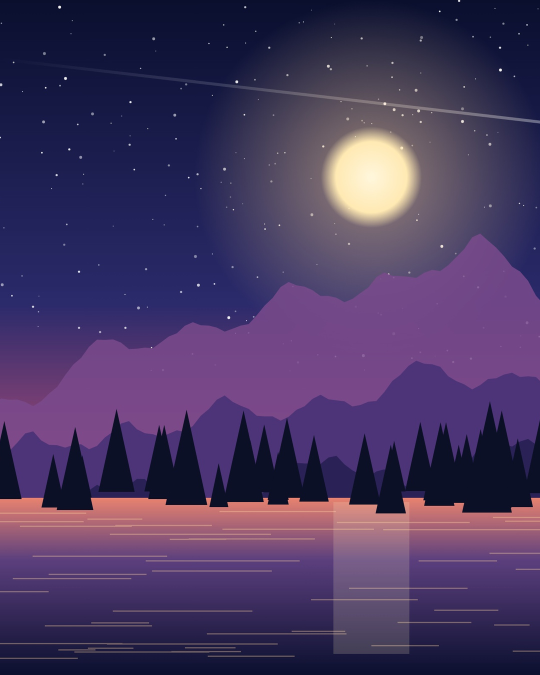
#> input picture examples/panorama-instagram/01.jpg, 1080 x 1350 px (shown at 1/2 size)
$ python split.py ../../../examples/panorama-instagram/01.jpg --outdir out --layout x2
#> lines starting #> are read from the running program, lines starting #| are printed output that depends on the picture; after the words box and inside, x2 and y2 are one past the last pixel; in counts of white or black regions, pixels touching at a corner belong together
#!/usr/bin/env python3
"""split-for-x helper: split one image into panels that line up in an X
(Twitter) multi-image post or an Instagram carousel.

Claude chooses layout / panel count / framing after looking at the image; this
script only executes the choices and draws previews (seams.jpg, mockup.jpg).
Python 3 + Pillow + numpy, no network.
"""
import argparse
import math
import os
import re
import sys

import numpy as np
from PIL import Image, ImageDraw, ImageFilter, ImageFont, ImageOps

# ----------------------------------------------------------------------------
# Measured platform geometry (X desktop web, Nov 2026).  Edit here.
# ----------------------------------------------------------------------------
X2_COLUMN_PX = 516            # media column width
X2_GAP_PX = 6                 # gap between the two tiles
X2_TILE_PX = (X2_COLUMN_PX - X2_GAP_PX) / 2     # 255 for two equal panels
X2_ASPECT_RANGE = (0.6, 1.2)  # panel aspect (w/h) that X does not crop

CAR_TILE_PX = 305.8           # tile width when all panels share one aspect
CAR_GAP_PX = 6
CAR_VISIBLE_PX = 533          # visible part of the lane
CAR_MAX_ASPECT = 1.1          # wider tiles get cropped by X (to 412 px)
CAR_MAX_PANELS = 10
CAR_DEFAULT_ASPECT = 3 / 4

IG_W = 1080                   # px; panels are 1080x1350 (4:5) or 1080x1080
IG_ASPECTS = (4 / 5, 1.0)
IG_DEFAULT_ASPECT = 4 / 5
IG_MAX_PANELS = 20

# Output resolution policy
DEFAULT_MAX_SIDE = 4096       # cap on a panel's long side
MIN_LONG_SIDE = 1080          # below this (native), upscale a little
MAX_UPSCALE = 1.5             # ... but never more than this (X layouts)
JPEG_QUALITY = 95

# Previews
SEAMS_MAX_W = 1600
MOCK_W = 1200                 # mockup width in px
MOCK_SCALE = 2                # CSS px -> mockup px
MOCK_CORNER = 16              # CSS px, media group outer corners
MOCK_PAD = 16                 # card left padding (CSS px)
MOCK_AVATAR = 40
MOCK_AVATAR_GAP = 12
MOCK_COL_LEFT = MOCK_PAD + MOCK_AVATAR + MOCK_AVATAR_GAP    # 68
MOCK_HEADER_H = 60            # CSS px above the media
MOCK_BG = (0, 0, 0)
MOCK_GREY = (51, 54, 57)
MOCK_LABEL = (113, 118, 123)
MAGENTA = (255, 0, 255)

# Seam-vs-focus warning radius, as a fraction of panel width
FOCUS_SEAM_WARN = 0.12


# ----------------------------------------------------------------------------
# Small helpers
# ----------------------------------------------------------------------------
def S(v, scale=MOCK_SCALE):
    return int(round(v * scale))


def get_font(size):
    for name in ("DejaVuSans-Bold.ttf", "DejaVuSans.ttf", "Arial.ttf"):
        try:
            return ImageFont.truetype(name, size)
        except Exception:
            pass
    try:
        return ImageFont.load_default(size=size)
    except TypeError:
        return ImageFont.load_default()


# [20 lines left out: functions parse_aspect, parse_focus, not called in this run]


def parse_bg(s):
    if s in ("auto", "blur", "mirror"):
        return s
    if re.fullmatch(r"#?[0-9a-fA-F]{6}", s):
        return "#" + s.lstrip("#")
    if re.fullmatch(r"#?[0-9a-fA-F]{3}", s):
        h = s.lstrip("#")
        return "#" + "".join(c * 2 for c in h)
    raise argparse.ArgumentTypeError("bg must be auto|blur|mirror|#hex")


def hex_to_rgb(h):
    h = h.lstrip("#")
    return tuple(int(h[i:i + 2], 16) for i in (0, 2, 4))


def load_image(path):
    im = Image.open(path)
#> im is the input picture: PIL image 1080x1350 RGB; mean R, G, B 71.9, 55.3, 96.5
    im = ImageOps.exif_transpose(im)
    if im.mode in ("RGBA", "LA") or (im.mode == "P" and "transparency" in im.info):
        im = im.convert("RGBA")
        base = Image.new("RGB", im.size, (255, 255, 255))
        base.paste(im, mask=im.getchannel("A"))
        return base
    if im.mode in ("I;16", "I"):
        arr = np.asarray(im).astype(np.float32)
        arr = arr / max(arr.max(), 1) * 255
        im = Image.fromarray(arr.astype(np.uint8))
    return im.convert("RGB")


# ----------------------------------------------------------------------------
# Background fills for --fit contain
# ----------------------------------------------------------------------------
# [54 lines left out: functions border_color, small_blur, make_background, not called in this run]


# ----------------------------------------------------------------------------
# Previews
# ----------------------------------------------------------------------------
def draw_seams_preview(path, base, k, used, panels_x, pw, ph, mscale, focus_pt,
                       img_rect):
    """base: image to show; k: base->preview scale; used: (x0,y0,x1,y1) in base px
    of the used area; panels_x: left x of each panel in canvas px; mscale:
    preview px per canvas px; origin of canvas = used[0:2] * k."""
    pv = base.resize((max(1, round(base.width * k)), max(1, round(base.height * k))),
                     Image.LANCZOS).convert("RGBA")
    ux0, uy0, ux1, uy1 = [v * k for v in used]
    # dim everything outside the used area
    dim = Image.new("RGBA", pv.size, (0, 0, 0, 150))
    keep = Image.new("L", pv.size, 0)
    ImageDraw.Draw(keep).rectangle([round(ux0), round(uy0), round(ux1) - 1, round(uy1) - 1], fill=255)
    pv = Image.composite(pv, Image.alpha_composite(pv, dim), keep)
    ov = Image.new("RGBA", pv.size, (0, 0, 0, 0))
    d = ImageDraw.Draw(ov)
    fsz = max(14, int(0.03 * min(pv.size)))
    f = get_font(fsz)
    top, bot = uy0, uy1
    lw = 3
    for i, x in enumerate(panels_x):
        l = ux0 + x * mscale
        r = l + pw * mscale
        if i + 1 < len(panels_x):
            nl = ux0 + panels_x[i + 1] * mscale
            if nl - r > 0.5:   # dropped strip: shade + hatch
                d.rectangle([r, top, nl, bot], fill=(0, 0, 0, 175))
                step = 10
                for t in range(int(-(bot - top)), int(nl - r) + 1, step):
                    d.line([(r + t, bot), (r + t + (bot - top), top)],
                           fill=(255, 255, 255, 70), width=1)
    for i, x in enumerate(panels_x):
        l = ux0 + x * mscale
        r = l + pw * mscale
        for xx in (l, r):
            d.line([(xx, top), (xx, bot)], fill=MAGENTA + (255,), width=lw)
        d.text((l + 8, top + 6), str(i + 1), font=f, fill=(255, 255, 255, 255),
               stroke_width=2, stroke_fill=(0, 0, 0, 255))
    d.rectangle([ux0, uy0, ux1 - 1, uy1 - 1], outline=(255, 220, 0, 255), width=2)
    if img_rect is not None:
        x0, y0, x1, y1 = [v * mscale for v in img_rect]
        d.rectangle([ux0 + x0, uy0 + y0, ux0 + x1 - 1, uy0 + y1 - 1],
                    outline=(0, 255, 255, 255), width=1)
    if focus_pt is not None:
        fx, fy = ux0 + focus_pt[0] * mscale, uy0 + focus_pt[1] * mscale
        rr = max(6, fsz // 2)
        d.ellipse([fx - rr, fy - rr, fx + rr, fy + rr], outline=(0, 255, 0, 255), width=2)
        d.line([(fx - rr - 4, fy), (fx + rr + 4, fy)], fill=(0, 255, 0, 255), width=2)
        d.line([(fx, fy - rr - 4), (fx, fy + rr + 4)], fill=(0, 255, 0, 255), width=2)
    out = Image.alpha_composite(pv, ov).convert("RGB")
    out.save(path, quality=90)


def rounded_mask(w, h, r, ss=4):
    m = Image.new("L", (w * ss, h * ss), 0)
    ImageDraw.Draw(m).rounded_rectangle([0, 0, w * ss - 1, h * ss - 1], radius=r * ss, fill=255)
    return m.resize((w, h), Image.LANCZOS)


ACCOUNT = {}   # filled from --name/--handle/--avatar/--text; empty = generic skeleton header


# [32 lines left out: functions _font, _wrap, account_header_h, not called in this run]


def post_header(height_px):
    """Post header: the user's account (avatar, name, handle, text) when given, else a grey skeleton."""
    if ACCOUNT:
        return account_header(height_px)
    ss = 2
    W, H = MOCK_W * ss, height_px * ss
    im = Image.new("RGB", (W, H), MOCK_BG)
    d = ImageDraw.Draw(im)
    k = MOCK_SCALE * ss
    ax, ay = MOCK_PAD * k, 12 * k
    d.ellipse([ax, ay, ax + MOCK_AVATAR * k, ay + MOCK_AVATAR * k], fill=MOCK_GREY)
    cx = MOCK_COL_LEFT * k
    d.rounded_rectangle([cx, 15 * k, cx + 120 * k, 25 * k], radius=5 * k, fill=MOCK_GREY)
    d.rounded_rectangle([cx, 34 * k, cx + 430 * k, 44 * k], radius=5 * k, fill=(41, 44, 47))
    return im.resize((MOCK_W, height_px), Image.LANCZOS)


# [36 lines left out: function account_header, not called in this run]


def label(draw, xy, text):
    draw.text(xy, text, font=get_font(S(10.5)), fill=MOCK_LABEL)


def mockup_x2(panels, asp):
    tw, th = S(X2_TILE_PX), S(X2_TILE_PX / asp)
    gap = S(X2_GAP_PX)
    hh = S(MOCK_HEADER_H)
    H = hh + th + S(16)
    im = Image.new("RGB", (MOCK_W, H), MOCK_BG)
    im.paste(post_header(hh), (0, 0))
    grp = Image.new("RGB", (2 * tw + gap, th), MOCK_BG)
    for i, p in enumerate(panels):
        grp.paste(p.resize((tw, th), Image.LANCZOS), (i * (tw + gap), 0))
    im.paste(grp, (S(MOCK_COL_LEFT), hh), rounded_mask(grp.width, grp.height, S(MOCK_CORNER)))
    return im


# [54 lines left out: functions mockup_carousel, mockup_ig, not called in this run]


# ----------------------------------------------------------------------------
# CLI
# ----------------------------------------------------------------------------
def build_parser():
    p = argparse.ArgumentParser(
        prog="split.py",
        description="Split one image into seamless panels for an X multi-image post "
                    "or an Instagram carousel. Writes panels (01.jpg...), seams.jpg "
                    "and mockup.jpg into OUTDIR (old NN.jpg/NN.png there are removed).",
        formatter_class=argparse.RawDescriptionHelpFormatter,
        epilog="""layouts:
  x2           2 tiles side by side in X's 516 px column (6 px gap).
  x-carousel   3-10 tiles in X's swipe carousel (6 px gap, aspect <= 1.1).
  ig-carousel  2-20 panels, 1080x1350 (4:5) or 1080x1080 (1:1), no gap.
--gap auto drops 6/255 (x2) or 6/305.8 (carousel) of a panel width between panels
so lines crossing a seam line up despite X's gap; use none for the mobile app.
--fit cover crops the image to the strip aspect around --focus (0..1 point of the
source); --fit contain keeps the whole image and fills the rest with --bg.""")
    p.add_argument("image")
    p.add_argument("-o", "--outdir", required=True)
    p.add_argument("--layout", required=True, choices=["x2", "x-carousel", "ig-carousel"])
    p.add_argument("--panels", type=int, help="x2: always 2; carousels: default 3")
    p.add_argument("--aspect", type=parse_aspect,
                   help="panel aspect W:H (x2: from image, clamped .6-1.2; x-carousel 3:4; ig 4:5)")
    p.add_argument("--fit", choices=["cover", "contain"], default="cover")
    p.add_argument("--focus", type=parse_focus, default=None, help="x,y in 0..1 (default 0.5,0.5; seam-vs-focus warnings only when given)")
    p.add_argument("--bg", type=parse_bg, default="auto", help="contain fill: auto|blur|mirror|#hex")
    p.add_argument("--gap", default="auto", help="auto|none|<fraction of panel width>")
    p.add_argument("--format", choices=["jpg", "png"], default="jpg")
    p.add_argument("--max-side", type=int, default=DEFAULT_MAX_SIDE, help="max panel long side px")
    p.add_argument("--name", help="mockup: display name to show instead of the grey skeleton")
    p.add_argument("--handle", help="mockup: @handle")
    p.add_argument("--avatar", help="mockup: path to a profile picture")
    p.add_argument("--text", help="mockup: the post's text")
    return p


def main(argv=None):
    ap = build_parser()
    a = ap.parse_args(argv)
    global MOCK_HEADER_H
    if a.name or a.handle or a.avatar or a.text:
        ACCOUNT.update({k: v for k, v in (("name", a.name), ("handle", a.handle), ("avatar", a.avatar), ("text", a.text)) if v})
        MOCK_HEADER_H = account_header_h()
    warns = []
    layout = a.layout
    img = load_image(a.image)
    iw, ih = img.size
    imgA = iw / ih

    # panels
    if layout == "x2":
        if a.panels not in (None, 2):
            ap.error("x2 always has exactly 2 panels")
        N = 2
    elif layout == "x-carousel":
        N = a.panels or 3
        if not 2 <= N <= CAR_MAX_PANELS:
            ap.error(f"x-carousel supports 2..{CAR_MAX_PANELS} panels")
        if N == 2:
            warns.append("x-carousel with 2 panels: X shows 2 images as 'x2' (different geometry); use --layout x2")
    else:
        N = a.panels or 3
        if not 1 <= N <= IG_MAX_PANELS:
            ap.error(f"ig-carousel supports 1..{IG_MAX_PANELS} panels")

    # gap fraction (of panel width)
    if layout == "ig-carousel":
        gf = 0.0
        if a.gap not in ("auto", "none"):
            warns.append("ig-carousel never has a gap; --gap ignored")
    elif a.gap == "none":
        gf = 0.0
    elif a.gap == "auto":
        gf = X2_GAP_PX / X2_TILE_PX if layout == "x2" else CAR_GAP_PX / CAR_TILE_PX
    else:
        try:
            gf = float(a.gap)
        except ValueError:
            ap.error("--gap must be auto, none or a number")
        if not 0 <= gf <= 0.5:
            ap.error("--gap fraction must be within 0..0.5")

    # aspect
    if a.aspect:
        asp = a.aspect
    elif layout == "x2":
        asp = min(X2_ASPECT_RANGE[1], max(X2_ASPECT_RANGE[0], imgA / (2 + gf)))
    elif layout == "x-carousel":
        asp = CAR_DEFAULT_ASPECT
    else:
        asp = IG_DEFAULT_ASPECT
    if layout == "x2" and not X2_ASPECT_RANGE[0] <= asp <= X2_ASPECT_RANGE[1]:
        warns.append(f"panel aspect {asp:.2f} is outside {X2_ASPECT_RANGE}: X will crop the tiles")
    if layout == "x-carousel" and asp > CAR_MAX_ASPECT:
        warns.append(f"panel aspect {asp:.2f} > {CAR_MAX_ASPECT}: X crops wide carousel tiles (to 412 px wide); seams will not match the mockup")
    if layout == "ig-carousel" and not any(abs(asp - v) < 0.01 for v in IG_ASPECTS):
        warns.append("Instagram carousels expect 4:5 or 1:1 panels")

    focus_given = a.focus is not None
    fx, fy = a.focus or (0.5, 0.5)
    total_units = N + (N - 1) * gf           # strip width in panel widths
    Sasp = total_units * asp                 # strip aspect (w/h)

    # source-space frame (crop box for cover, canvas for contain)
    if a.fit == "cover":
        if imgA >= Sasp:
            bw, bh = ih * Sasp, ih
        else:
            bw, bh = iw, iw / Sasp
    else:
        if imgA >= Sasp:
            bw, bh = iw, iw / Sasp
        else:
            bw, bh = ih * Sasp, ih
    nat_pw = bw / total_units
    nat_ph = nat_pw / asp
    long_nat = max(nat_pw, nat_ph)

    if layout == "ig-carousel":
        pw = IG_W
        scale = pw / nat_pw
    else:
        scale = 1.0
        if long_nat > a.max_side:
            scale = a.max_side / long_nat
        elif long_nat < MIN_LONG_SIDE:
            scale = min(MAX_UPSCALE, MIN_LONG_SIDE / long_nat)
        pw = max(2, round(nat_pw * scale))
    ph = max(2, round(pw / asp))
    if max(pw, ph) > a.max_side and layout != "ig-carousel":
        r = a.max_side / max(pw, ph)
        pw, ph = max(2, round(pw * r)), max(2, round(ph * r))
    scale_eff = pw / nat_pw
    if scale_eff > 1.001:
        warns.append(f"source is small: panels upscaled x{scale_eff:.2f} (LANCZOS); "
                     f"native panel would be {nat_pw:.0f}x{nat_ph:.0f}px")
    g_out = gf * pw
    step = pw + g_out
    xs = [round(i * step) for i in range(N)]
    Wc = xs[-1] + pw
    g_src = gf * nat_pw

    # canvas
    imgrect = None
    if a.fit == "cover":
        S2 = Wc / ph
        if imgA >= S2:
            bw, bh = ih * S2, ih
        else:
            bw, bh = iw, iw / S2
        x0 = min(max(fx * iw - bw / 2, 0), iw - bw)
        y0 = min(max(fy * ih - bh / 2, 0), ih - bh)
        canvas = img.resize((Wc, ph), Image.LANCZOS, box=(x0, y0, x0 + bw, y0 + bh))
        focus_c = ((fx * iw - x0) * Wc / bw, (fy * ih - y0) * ph / bh)
        fill_desc = f"cover, source crop {bw:.0f}x{bh:.0f} at ({x0:.0f},{y0:.0f}) of {iw}x{ih}"
    else:
        f = min(Wc / iw, ph / ih)
        nw, nh = min(Wc, round(iw * f)), min(ph, round(ih * f))
        ox = round((Wc - nw) * fx)
        oy = round((ph - nh) * fy)
        mode = a.bg
        if mode == "auto":
            col = border_color(img)
            mode = "#%02x%02x%02x" % col if col else "blur"
        bgim = make_background(img, (Wc, ph), mode, (fx, fy), (ox, oy, nw, nh))
        canvas = bgim
        canvas.paste(img.resize((nw, nh), Image.LANCZOS), (ox, oy))
        imgrect = (ox, oy, ox + nw, oy + nh)
        focus_c = (ox + fx * nw, oy + fy * nh)
        free = "none" if (nw >= Wc and nh >= ph) else ("sides" if nw < Wc else "top/bottom")
        fill_desc = f"contain, bg={mode}, filled area: {free}"

    # focus vs seams
    for i in range(N - 1 if focus_given else 0):
        r, l = xs[i] + pw, xs[i + 1]
        if (r - FOCUS_SEAM_WARN * pw) <= focus_c[0] <= (l + FOCUS_SEAM_WARN * pw) \
                and 0 <= focus_c[1] <= ph:
            warns.append(f"seam {i + 1}|{i + 2} is close to the focus point: move --focus or change panel count/aspect")

    # write panels
    os.makedirs(a.outdir, exist_ok=True)
    for fn in os.listdir(a.outdir):
        if re.fullmatch(r"\d\d\.(jpg|png)", fn):
            os.remove(os.path.join(a.outdir, fn))
    panels = []
    for i in range(N):
        p = canvas.crop((xs[i], 0, xs[i] + pw, ph))
        assert p.size == (pw, ph)
        panels.append(p)
        fn = os.path.join(a.outdir, f"{i + 1:02d}.{a.format}")
        if a.format == "jpg":
            p.save(fn, quality=JPEG_QUALITY, subsampling=0)
        else:
            p.save(fn)
#> this loop made 2 passes
#> pass 2, in main, `p = canvas.crop((xs[i], 0, xs[i] + pw, ph))`:
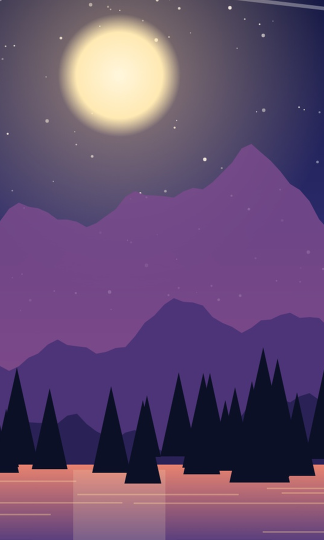
#> p: PIL image 648x1080 RGB (shown at 1/2 size); mean R, G, B 100.8, 75.7, 112.8
#> after the loop, panels = 2 items

    # seams.jpg
    if a.fit == "cover":
        k = min(1.0, SEAMS_MAX_W / iw, 2000 / ih)
        draw_seams_preview(os.path.join(a.outdir, "seams.jpg"), img, k,
                           (x0, y0, x0 + bw, y0 + bh), xs, pw, ph, k * bw / Wc,
                           focus_c, None)
#> in draw_seams_preview, `ImageDraw.Draw(keep).rectangle([round(ux0), round(uy0), round(ux1) - 1..`:
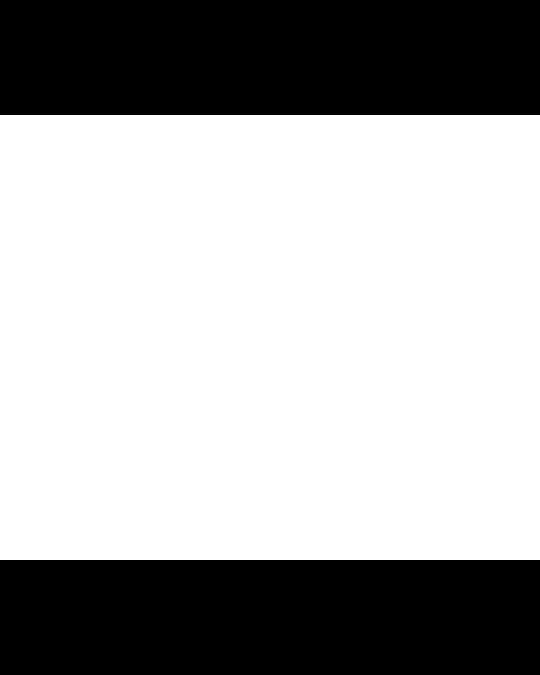
#> keep: PIL image 1080x1350 L (shown at 1/2 size); 65.9% white; 2 black regions, box (x1, y1, x2, y2) and area: (0, 0, 1080, 230) 248400, (0, 1120, 1080, 1350) 248400
#> in draw_seams_preview, `out = Image.alpha_composite(pv, ov).convert("RGB")`:
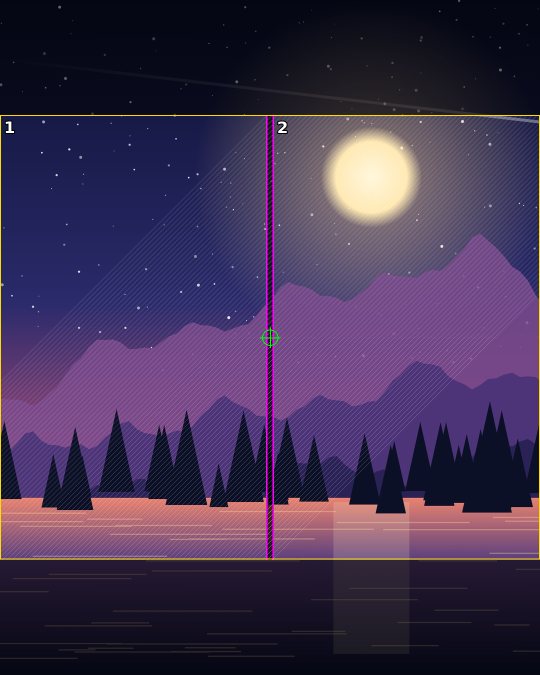
#> out: PIL image 1080x1350 RGB (shown at 1/2 size); mean R, G, B 66.2, 50.3, 82.7
    else:
        k = min(1.0, SEAMS_MAX_W / Wc, 2000 / ph)
        draw_seams_preview(os.path.join(a.outdir, "seams.jpg"), canvas, k,
                           (0, 0, Wc, ph), xs, pw, ph, k, focus_c, imgrect)

    # mockup.jpg
    if layout == "x2":
        mk = mockup_x2(panels, pw / ph)
#> in mockup_x2, `im.paste(post_header(hh), (0, 0))`:
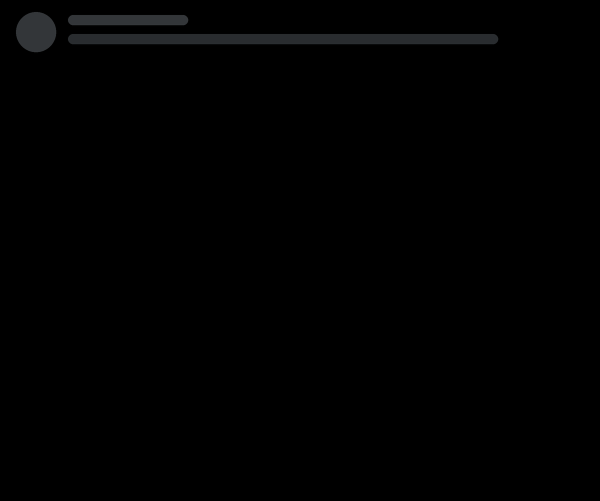
#> im: PIL image 1200x1002 RGB (shown at 1/2 size); mean R, G, B 1, 1.1, 1.2
#> the loop in mockup_x2, `for i, p in enumerate(panels):` made 2 passes
#> after the loop in mockup_x2, `for i, p in enumerate(panels):`:
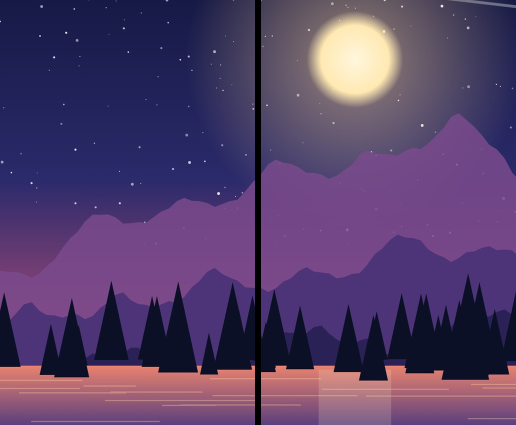
#> grp: PIL image 1032x850 RGB (shown at 1/2 size); mean R, G, B 85, 62.9, 105.8
#> in rounded_mask, `return m.resize((w, h), Image.LANCZOS)`:
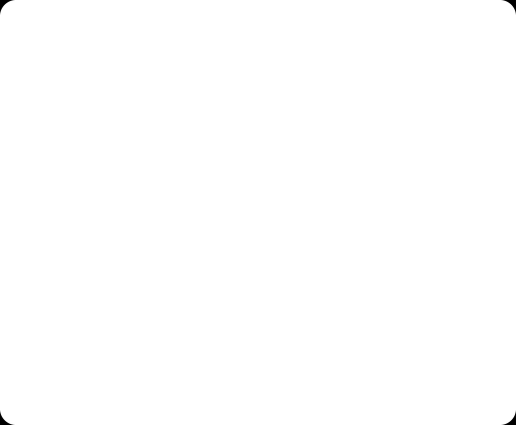
#> returned value: PIL image 1032x850 L (shown at 1/2 size); min 0, max 255, mean 254.7
#> in mockup_x2, `im.paste(grp, (S(MOCK_COL_LEFT), hh), rounded_mask(grp.width, grp.heig..`:
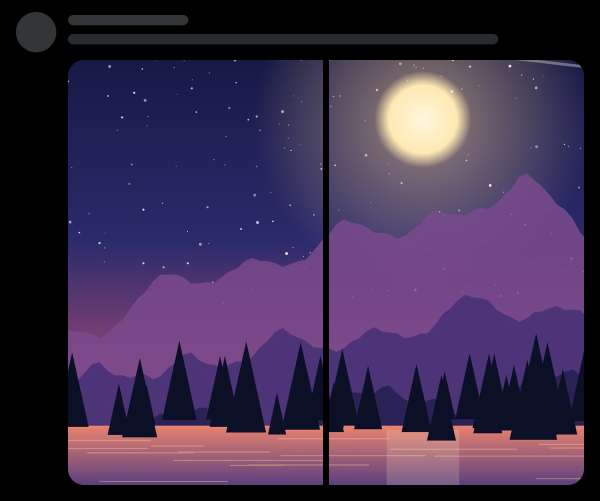
#> im: PIL image 1200x1002 RGB (shown at 1/2 size); mean R, G, B 63, 47, 78.3
    elif layout == "x-carousel":
        mk = mockup_carousel(panels, pw / ph)
    else:
        mk = mockup_ig(panels, pw / ph)
    mk.save(os.path.join(a.outdir, "mockup.jpg"), quality=92)

    # summary
    print(f"layout: {layout} | panels: {N} | panel size: {pw}x{ph}px "
          f"(aspect {pw / ph:.3f}) | format: {a.format}")
#| layout: x2 | panels: 2 | panel size: 648x1080px (aspect 0.600) | format: jpg
    if gf > 0:
        print(f"gap: {gf * 100:.2f}% of panel width dropped per seam = "
              f"{g_out:.1f}px in output ({g_src:.1f}px of source); strip {Wc}px wide")
#| gap: 2.35% of panel width dropped per seam = 15.2px in output (12.6px of source); strip 1311px wide
    else:
        print("gap: none (plain cut)")
    print(f"fit: {fill_desc}; focus {fx:.2f},{fy:.2f}")
#| fit: cover, source crop 1080x890 at (0,230) of 1080x1350; focus 0.50,0.50
    print(f"files: {', '.join(f'{i + 1:02d}.{a.format}' for i in range(N))}, seams.jpg, mockup.jpg -> {a.outdir}")
#| files: 01.jpg, 02.jpg, seams.jpg, mockup.jpg -> out
    if warns:
        for w in warns:
            print("WARNING:", w)
    else:
        print("warnings: none")


if __name__ == "__main__":
    main()
